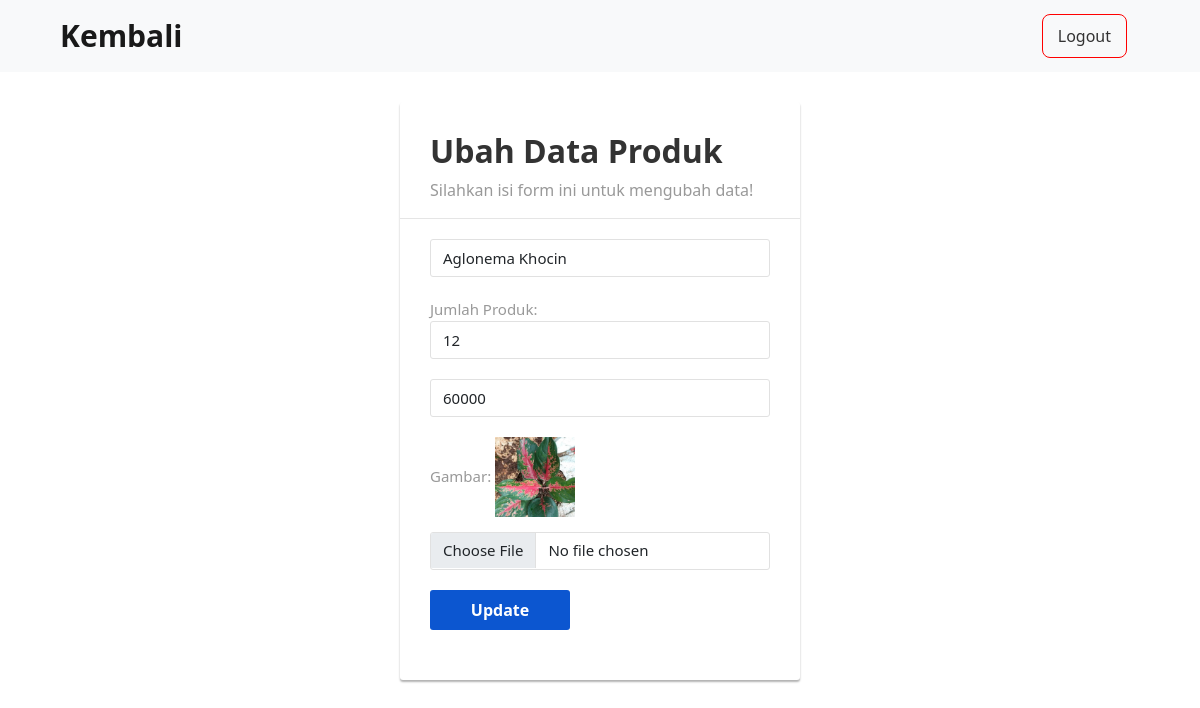
/first-dashboard-crud-php/barang/ubahBarang.php?id=1 (signed in), run on the app's committed database.
### tables this page shows
CREATE TABLE `barang` (
  `kode_barang` int(11) NOT NULL,
  `nama` varchar(50) NOT NULL,
  `harga` int(11) NOT NULL,
  `gambar` varchar(255) NOT NULL,
  `jml_stok` int(11) NOT NULL
);

### first-dashboard-crud-php/functions.php (called while the page is built, shortened)
<?php
$conn = mysqli_connect("localhost", "root", "", "uts_12415");
function query($query) {
    global $conn;
    $result = mysqli_query($conn, $query);
    $rows = [];
    while ($row = mysqli_fetch_assoc($result)) {
        $rows[] = $row;
    }
    return $rows;
}

### first-dashboard-crud-php/barang/ubahBarang.php (the view, shortened to what this page needs)
<?php
    require '../functions.php';
    $id = $_GET["id"];
    $brg = query("SELECT * FROM barang WHERE kode_barang = $id")[0];
?>
<!DOCTYPE html>
<html lang="en">
<head>
    <link href="https://cdn.jsdelivr.net/npm/bootstrap@5.0.2/dist/css/bootstrap.min.css" rel="stylesheet">
</head>
<body>
    <nav class="navbar navbar-light bg-light">
        <div class="container-fluid">
            <h1><a class="navbar-brand mb-0 h1 px-5" style="font-size: 30px" href="produk.php"><b>Kembali</b></a></h1>
            <button class="btn me-5"><a href="../logout.php" class="btn-logout" style="color: #333; font-size: 16px; text-decoration:none; border: 1px solid red; padding: 10px 15px; border-radius: 8px;">Logout</a></button>
        </div>
    </nav>
    <div class="container addProduk-form">
        <form action="" method="POST" enctype="multipart/form-data">
            <h2>Ubah Data Produk</h2>
            <p>Silahkan isi form ini untuk mengubah data!</p>
            <hr>
            <div class="form-group">
                <div class="input-group">
                    <input type="text" class="form-control" name="nama_produk" required="required" value="<?= $brg["nama"]; ?>">
                </div>
            </div>
            <div class="form-group">
                <label for="jumlah">Jumlah Produk: </label>
                <div class="input-group">
                    <input type="number" class="form-control" name="jumlah" required="required" min="1" id="jumlah" value="<?= $brg["jml_stok"]; ?>">
                </div>
            </div>
            <div class="form-group">
                <div class="input-group">
                    <input type="number" class="form-control" name="harga" required="required" value="<?= $brg["harga"]; ?>">
                </div>
            </div>
            <div class="form-group">
                <label for="gambar_produk">Gambar: </label>
                <img src="./imgBarang/<?= $brg["gambar"];?>" width="80px">
                <div class="input-group" style="margin-top: 15px;">
                    <input type="file" class="form-control" name="gambar_produk" id="gambar">
                </div>
            </div>
            <div class="form-group">
                <button type="submit" class="btn btn-primary btn-lg" name="submit">Update</button>
            </div>
        </form>
    </div>
</body>
</html>

### first-dashboard-crud-php/barang/ubahBarang.php (style rules this page uses)
.form-control { font-size: 15px; }
.form-control, .form-control:focus, .input-group-text { border-color: #e1e1e1; }
.form-control, .btn { border-radius: 3px; }
.addProduk-form { width: 400px; margin: 0 auto; padding: 30px 0; }
.addProduk-form form { color: #999; border-radius: 3px; margin-bottom: 15px; background: #fff; box-shadow: 0px 2px 2px rgba(0, 0, 0, 0.3); padding: 30px; }
.addProduk-form h2 { color: #333; font-weight: bold; margin-top: 0; }
.addProduk-form hr { margin: 0 -30px 20px; }
.addProduk-form .form-group { margin-bottom: 20px; }
.addProduk-form label { font-weight: normal; font-size: 15px; }
.addProduk-form .form-control { min-height: 38px; box-shadow: none !important; }
.addProduk-form .btn, .addProduk-form .btn:active { font-size: 16px; font-weight: bold; background: #0C56D0 !important; border: none; min-width: 140px; }

### data on the page
barang: nama_produk "Aglonema Khocin", jumlah "12", harga "60000", gambar (picture)
